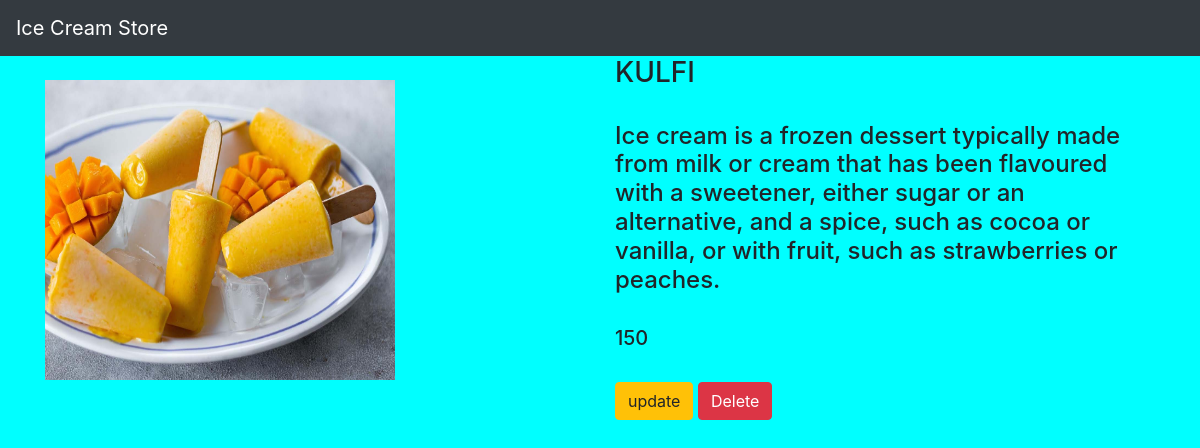
The app's page /ice/7/ with its own data.
### ice_app/models.py (models this page shows, shortened)
class icecream(models.Model):
    name=models.CharField(max_length=200)
    desc=models.TextField()
    price=models.IntegerField()
    img = models.ImageField(upload_to='pics')

### ice_app/views.py (the view)
# urls.py: path('ice/<int:ice_id>/',views.detail,name='detail'),
def detail(request,ice_id):
    f=icecream.objects.get(id=ice_id)
    return render(request,"detail.html",{'ice':f})

### templates/detail.html
{% extends 'base.html' %}
{% block body %}
<div class="container">
    <div class="row">
           <div class="col-md-6"><br>
              <img src="{{ice.img.url}}" width="350" height="300">
           </div>
           <div class="col-md-6">
              <h3> {{ice.name}}</h3><br>
              <h4>{{ice.desc}}</h4><br>
              <h5>{{ice.price}}</h5><br>
               <a  class="btn btn-warning" href="{% url 'ice_app:update' ice.id %}">update</a>
               <a  class="btn btn-danger" href="{% url 'ice_app:delete' ice.id %}">Delete</a>
           </div>
    </div>
</div>
{% endblock %}

### static/style.css (style rules this page uses)
body { background-color:aqua; }

### records on screen
icecream: img (picture), name "KULFI", desc "Ice cream is a frozen dessert typically made from milk or cream that has been flavoured with a sweetener, either sugar or an alternative, and a spice, such as cocoa or vanilla, or with fruit, such as strawberries or peaches.", price "150"
